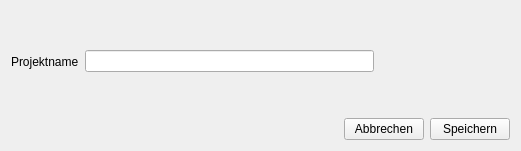
<?xml version="1.0" encoding="UTF-8"?>
<ui version="4.0">
 <class>NewProject</class>
 <widget class="QWidget" name="NewProject">
  <property name="geometry">
   <rect>
    <x>0</x>
    <y>0</y>
    <width>521</width>
    <height>151</height>
   </rect>
  </property>
  <property name="windowTitle">
   <string>Neues Projekt</string>
  </property>
  <property name="windowIcon">
   <iconset resource="rsc.qrc">
    <normaloff>:/icon/icons/graph.png</normaloff>:/icon/icons/graph.png</iconset>
  </property>
  <layout class="QVBoxLayout" name="verticalLayout_2">
   <item>
    <layout class="QHBoxLayout" name="horizontalLayout_3">
     <item>
      <layout class="QHBoxLayout" name="horizontalLayout">
       <item>
        <widget class="QLabel" name="label">
         <property name="text">
          <string>Projektname</string>
         </property>
        </widget>
       </item>
       <item>
        <widget class="QLineEdit" name="name"/>
       </item>
      </layout>
     </item>
     <item>
      <widget class="QWidget" name="widget" native="true">
       <property name="minimumSize">
        <size>
         <width>130</width>
         <height>100</height>
        </size>
       </property>
       <layout class="QVBoxLayout" name="verticalLayout">
        <item>
         <widget class="QLabel" name="label_2">
          <property name="text">
           <string/>
          </property>
          <property name="pixmap">
           <pixmap resource="rsc.qrc">:/icon/icons/graph.png</pixmap>
          </property>
         </widget>
        </item>
       </layout>
      </widget>
     </item>
    </layout>
   </item>
   <item>
    <layout class="QHBoxLayout" name="horizontalLayout_2">
     <item>
      <spacer name="horizontalSpacer">
       <property name="orientation">
        <enum>Qt::Horizontal</enum>
       </property>
       <property name="sizeHint" stdset="0">
        <size>
         <width>40</width>
         <height>20</height>
        </size>
       </property>
      </spacer>
     </item>
     <item>
      <widget class="QPushButton" name="abort">
       <property name="text">
        <string>Abbrechen</string>
       </property>
      </widget>
     </item>
     <item>
      <widget class="QPushButton" name="save">
       <property name="text">
        <string>Speichern</string>
       </property>
      </widget>
     </item>
    </layout>
   </item>
  </layout>
 </widget>
 <resources>
  <include location="rsc.qrc"/>
 </resources>
 <connections/>
</ui>
